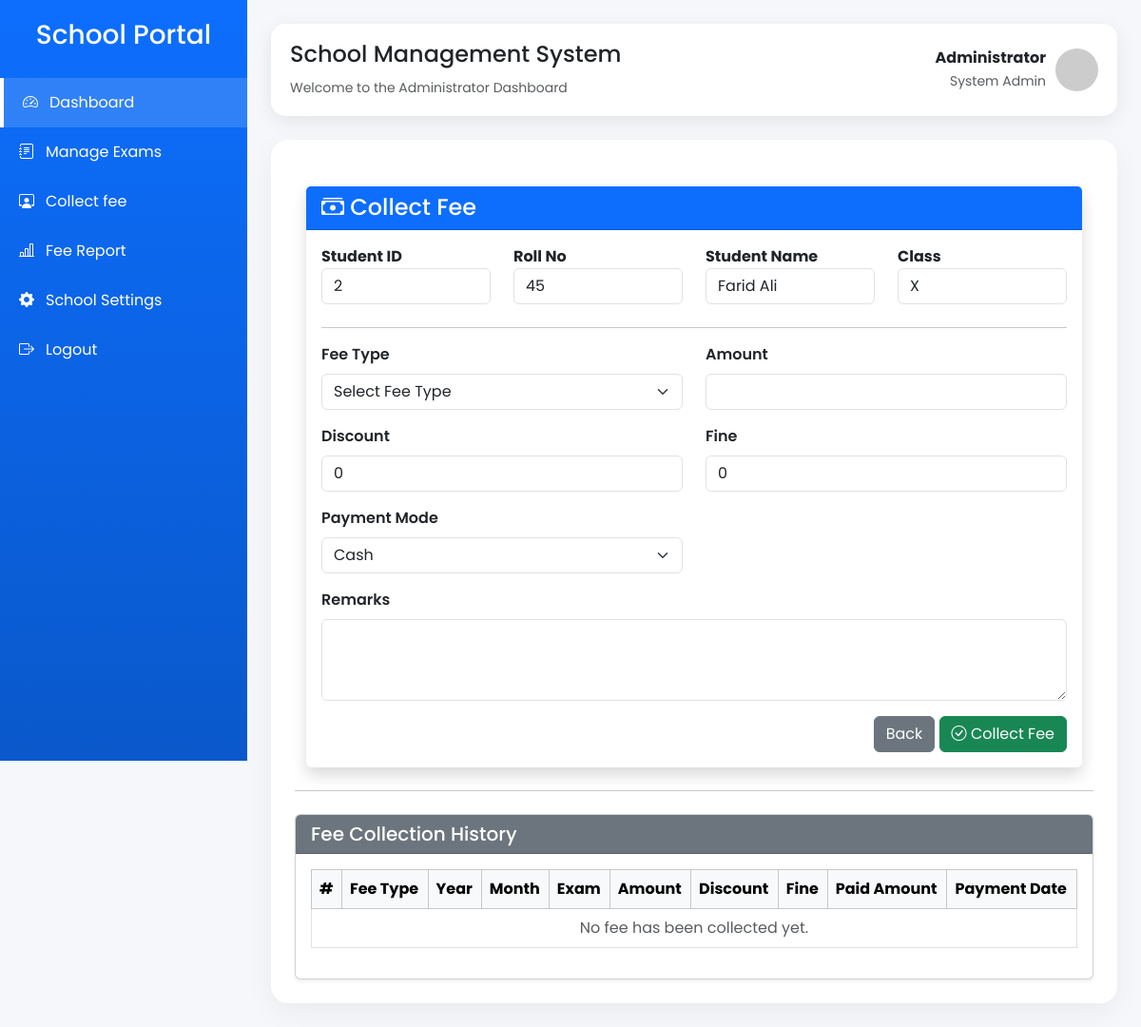
The page /add_fee/2 (signed in) on the database its author committed.
### application/model.py (models this page shows, shortened)
class Student(db.Model):
    __tablename__ = "students"
    id = db.Column(db.Integer, primary_key=True)
    user_id = db.Column(db.Integer,db.ForeignKey("users.id"), unique=True, nullable=False )
    roll_no = db.Column(db.String(20), nullable=False)
    class_id = db.Column(db.Integer,db.ForeignKey("classes.id"),nullable=False)
    phone = db.Column(db.String(15))
    user = db.relationship("User", back_populates="student")
    marks = db.relationship("Mark",back_populates="student",cascade="all, delete-orphan")
    school_class = db.relationship("SchoolClass",back_populates="students")
    fee_collections = db.relationship("FeeCollection",back_populates="student",cascade="all, delete-orphan")
    __table_args__ = (
        db.UniqueConstraint(
            "roll_no",
            "class_id",
            name="unique_roll_per_section"
        ),
    )

class User(db.Model, UserMixin):
    __tablename__ = "users"
    id = db.Column(db.Integer, primary_key=True)
    role = db.Column(db.String(20), nullable=False)       # Admin / Staff / Student
    name = db.Column(db.String(100), nullable=False)
    email = db.Column(db.String(100), unique=True, nullable=False)
    password = db.Column(db.String(255), nullable=False)
    is_active = db.Column(db.Boolean, default=True)
    created_at = db.Column(db.DateTime, default=datetime.utcnow)
    staff = db.relationship("Staff",back_populates="user",uselist=False,cascade="all, delete-orphan")
    student = db.relationship("Student",back_populates="user",uselist=False,cascade="all, delete-orphan")

class SchoolClass(db.Model):
    __tablename__ = "classes"
    id = db.Column(db.Integer, primary_key=True)
    name = db.Column(db.String(20), nullable=False)
    section = db.Column(db.String(10), nullable=False)
    students = db.relationship("Student",back_populates="school_class",cascade="all, delete-orphan")
    subjects = db.relationship("Subject",back_populates="school_class",cascade="all, delete-orphan" )
    fee_types = db.relationship("FeeType",back_populates="school_class",cascade="all, delete-orphan")
    __table_args__ = (
        db.UniqueConstraint(
            "name",
            "section",
            name="unique_class_section"
        ),
    )

### application/controler.py (the view, shortened to what this page needs)
@app.route("/add_fee/<int:student_id>", methods=["GET", "POST"])
@login_required
def add_fee(student_id):
    if current_user.role is None or current_user.role != "admin":
            flash("Only Admin can access this page.", "danger")
            return redirect(url_for("login"))
    student = Student.query.get_or_404(student_id)
    fee_types = FeeType.query.filter_by(
        class_id=student.class_id
    ).all()
    exams = (
    Exam.query
    .join(Subject)
    .filter(Subject.class_id == student.class_id)
    .all()
)
    fee_history = (
        FeeCollection.query
        .filter_by(student_id=student.id)
        .order_by(FeeCollection.payment_date.desc())
        .all()
    )
    return render_template(
        "admin/add_fee.html",
        student=student,
        fee_types=fee_types,
        exams=exams,
        fee_history=fee_history
    )

### application/controler.py (called while the page is built)
@login_manager.user_loader
def load_user(user_id):
    return User.query.get(int(user_id))

### templates/admin/add_fee.html (shortened to what this page needs)
{% extends "admin/admin_dashboard.html" %}
{% block content %}
<div class="container mt-4">
    <div class="card shadow border-0">
        <div class="card-header bg-primary text-white">
            <h4 class="mb-0">
                <i class="bi bi-cash-stack"></i>
                Collect Fee
            </h4>
        </div>
        <div class="card-body">
            <div class="row mb-4">
                <div class="col-md-3">
                    <label class="fw-bold">Student ID</label>
                    <input type="text"
                           class="form-control"
                           value="{{ student.id }}"
                           readonly>
                </div>
                <div class="col-md-3">
                    <label class="fw-bold">Roll No</label>
                    <input type="text"
                           class="form-control"
                           value="{{ student.roll_no }}"
                           readonly>
                </div>
                <div class="col-md-3">
                    <label class="fw-bold">Student Name</label>
                    <input type="text"
                           class="form-control"
                           value="{{ student.user.name }}"
                           readonly>
                </div>
                <div class="col-md-3">
                    <label class="fw-bold">Class</label>
                    <input type="text"
                           class="form-control"
                           value="{{ student.school_class.name }}"
                           readonly>
                </div>
            </div>
            <hr>
            <form method="POST">
                <div class="row">
                    <div class="col-md-6 mb-3">
                        <label class="form-label fw-semibold">
                            Fee Type
                        </label>
                        <select class="form-select"
                                name="fee_type_id"
                                id="fee_type"
                                required>
                            <option value="">Select Fee Type</option>
                        </select>
                    </div>
                    <div class="col-md-6 mb-3">
                        <label class="form-label fw-semibold">
                            Amount
                        </label>
                        <input type="text"
                               id="amount"
                               class="form-control"
                               readonly>
                    </div>
                </div>
                <div class="row">
                    <div class="col-md-6 mb-3">
                        <label class="form-label fw-semibold">
                            Discount
                        </label>
                        <input type="number"
                               class="form-control"
                               name="discount"
                               value="0">
                    </div>
                    <div class="col-md-6 mb-3">
                        <label class="form-label fw-semibold">
                            Fine
                        </label>
                        <input type="number"
                               class="form-control"
                               name="fine"
                               value="0">
                    </div>
                </div>
                <div class="row">
                    <div class="col-md-6 mb-3">
                        <label class="form-label fw-semibold">
                            Payment Mode
                        </label>
                        <select class="form-select"
                                name="payment_mode">
                            <option>Cash</option>
                        </select>
                    </div>
                </div>
                <div class="mb-3">
                    <label class="form-label fw-semibold">
                        Remarks
                    </label>
                    <textarea class="form-control"
                              rows="3"
                              name="remarks"></textarea>
                </div>
                <div class="text-end">
                    <a href="{{ url_for('collect_fee') }}"
                       class="btn btn-secondary">
                        Back
                    </a>
                    <button class="btn btn-success">
                        <i class="bi bi-check-circle"></i>
                        Collect Fee
                    </button>
                </div>
            </form>
        </div>
    </div>
</div>
<hr class="my-4">
<div class="card shadow-sm">
    <div class="card-header bg-secondary text-white">
        <h5 class="mb-0">
            Fee Collection History
        </h5>
    </div>
    <div class="card-body">
        <div class="table-responsive">
            <table class="table table-bordered table-hover align-middle">
                <thead class="table-light">
                    <tr>
                        <th>#</th>
                        <th>Fee Type</th>
                        <th>Year</th>
                        <th>Month</th>
                        <th>Exam</th>
                        <th>Amount</th>
                        <th>Discount</th>
                        <th>Fine</th>
                        <th>Paid Amount</th>
                        <th>Payment Date</th>
                    </tr>
                </thead>
                <tbody>
                    {% for fee in fee_history %}
                    <tr>
                        <td>{{ loop.index }}</td>
                        <td>{{ fee.fee_type.fee_name }}</td>
                        <td>{{ fee.year or "-" }}</td>
                        <td>
                            {% if fee.month %}
                                {{ ["","Jan","Feb","Mar","Apr","May","Jun","Jul","Aug","Sep","Oct","Nov","Dec"][fee.month] }}
                            {% else %}
                                -
                            {% endif %}
                        </td>
                        <td>
                            {{ fee.exam.name if fee.exam else "-" }}
                        </td>
                        <td>₹{{ fee.amount }}</td>
                        <td>₹{{ fee.discount }}</td>
                        <td>₹{{ fee.fine }}</td>
                        <td>
                            <strong>
                                ₹{{ fee.amount - fee.discount + fee.fine }}
                            </strong>
                        </td>
                        <td>
                            {{ fee.payment_date.strftime("%d-%m-%Y") }}
                        </td>
                    </tr>
                    {% else %}
                    <tr>
                        <td colspan="10" class="text-center text-muted">
                            No fee has been collected yet.
                        </td>
                    </tr>
                    {% endfor %}
                </tbody>
            </table>
        </div>
    </div>
</div>
{% endblock %}

### templates/admin/admin_dashboard.html (style rules this page uses)
* { margin: 0; padding: 0; box-sizing: border-box; font-family: 'Poppins', sans-serif; }
body { background: #f5f7fb; }

### rows shown on the page
Student: id "2", roll_no "45"
User: user.name "Farid Ali"
SchoolClass: school_class.name "X"
